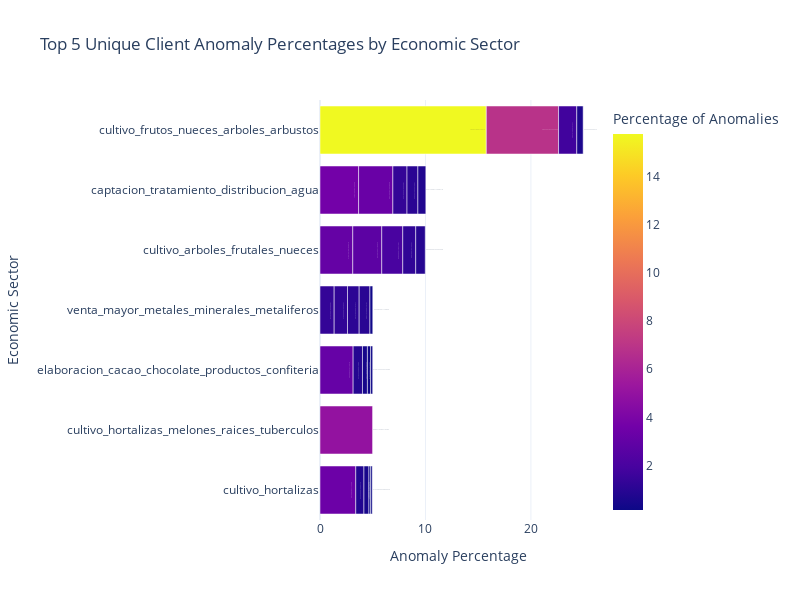

Notebook source saved alongside this figure:
### Markdown cell above
# 8. Example of Visualizations with PLotly Express

### Code cell
import pandas as pd
import plotly.express as px


anomaly_percentage = pd.read_csv('../data/output/porcentaje_anomalias_consolidado.csv')

# Sort the DataFrame first by 'Sector_Economico' and then by 'Porc_sospechosos_sector' in descending order
sorted_df = anomaly_percentage.sort_values(by=['Sector_Economico', 'Porc_sospechosos_sector'], ascending=[True, False])


unique_clients = sorted_df.drop_duplicates(subset=['Sector_Economico', 'ClienteId'])
top_unique_clients = unique_clients.groupby('Sector_Economico').head(5)


fig = px.bar(top_unique_clients, x='Porc_sospechosos_sector', y='Sector_Economico', orientation='h',
             color='Porc_sospechosos_sector', text='Porc_sospechosos_sector',
             title='Top 5 Unique Client Anomaly Percentages by Economic Sector',
             labels={'Porc_sospechosos_sector': 'Percentage of Anomalies', 'Sector_Economico': 'Economic Sector'},
             height=600, width=800, hover_data=['ClienteId'])


fig.update_layout(yaxis={'categoryorder':'total ascending'}, xaxis_title='Anomaly Percentage',
                  yaxis_title='Economic Sector', uniformtext_mode='hide', template='plotly_white')

fig.update_traces(hovertemplate="<b>%{y}</b><br>Percentage: %{x}<br>Client ID: %{customdata[0]}")


fig.show()

### Figure 1 — Plotly figure (JSON) as saved in the notebook; plotly's stock layout.template omitted (floating-point values rounded to 4 significant figures)
{"data": [{"alignmentgroup": "True", "customdata": [[18], [20], [19], [16], [17], [10], [9], [7], [8], [6], [12], [15], [14], [11], [23], [24], [22], [25], [21], [13], [5], [3], [2], [4], [1], [29], [28], [27], [30], [26]], "hovertemplate": "<b>%{y}</b><br>Percentage: %{x}<br>Client ID: %{customdata[0]}", "legendgroup": "", "marker": {"color": [3.661, 3.248, 1.343, 1.031, 0.7518, 3.109, 2.747, 1.992, 1.23, 0.9034, 15.77, 6.852, 1.728, 0.6047, 3.393, 0.7754, 0.4728, 0.1591, 0.1524, 4.986, 3.142, 0.8861, 0.4685, 0.3008, 0.1982, 1.344, 1.263, 1.107, 1.02, 0.2698], "coloraxis": "coloraxis", "pattern": {"shape": ""}}, "name": "", "offsetgroup": "", "orientation": "h", "showlegend": false, "text": [3.661, 3.248, 1.343, 1.031, 0.7518, 3.109, 2.747, 1.992, 1.23, 0.9034, 15.77, 6.852, 1.728, 0.6047, 3.393, 0.7754, 0.4728, 0.1591, 0.1524, 4.986, 3.142, 0.8861, 0.4685, 0.3008, 0.1982, 1.344, 1.263, 1.107, 1.02, 0.2698], "textposition": "auto", "type": "bar", "x": [3.661, 3.248, 1.343, 1.031, 0.7518, 3.109, 2.747, 1.992, 1.23, 0.9034, 15.77, 6.852, 1.728, 0.6047, 3.393, 0.7754, 0.4728, 0.1591, 0.1524, 4.986, 3.142, 0.8861, 0.4685, 0.3008, 0.1982, 1.344, 1.263, 1.107, 1.02, 0.2698], "xaxis": "x", "y": ["captacion_tratamiento_distribucion_agua", "captacion_tratamiento_distribucion_agua", "captacion_tratamiento_distribucion_agua", "captacion_tratamiento_distribucion_agua", "captacion_tratamiento_distribucion_agua", "cultivo_arboles_frutales_nueces", "cultivo_arboles_frutales_nueces", "cultivo_arboles_frutales_nueces", "cultivo_arboles_frutales_nueces", "cultivo_arboles_frutales_nueces", "cultivo_frutos_nueces_arboles_arbustos", "cultivo_frutos_nueces_arboles_arbustos", "cultivo_frutos_nueces_arboles_arbustos", "cultivo_frutos_nueces_arboles_arbustos", "cultivo_hortalizas", "cultivo_hortalizas", "cultivo_hortalizas", "cultivo_hortalizas", "cultivo_hortalizas", "cultivo_hortalizas_melones_raices_tuberculos", "elaboracion_cacao_chocolate_productos_confiteria", "elaboracion_cacao_chocolate_productos_confiteria", "elaboracion_cacao_chocolate_productos_confiteria", "elaboracion_cacao_chocolate_productos_confiteria", "elaboracion_cacao_chocolate_productos_confiteria", "venta_mayor_metales_minerales_metaliferos", "venta_mayor_metales_minerales_metaliferos", "venta_mayor_metales_minerales_metaliferos", "venta_mayor_metales_minerales_metaliferos", "venta_mayor_metales_minerales_metaliferos"], "yaxis": "y"}], "layout": {"barmode": "relative", "coloraxis": {"colorbar": {"title": {"text": "Percentage of Anomalies"}}, "colorscale": [[0, "#0d0887"], [0.1111, "#46039f"], [0.2222, "#7201a8"], [0.3333, "#9c179e"], [0.4444, "#bd3786"], [0.5556, "#d8576b"], [0.6667, "#ed7953"], [0.7778, "#fb9f3a"], [0.8889, "#fdca26"], [1, "#f0f921"]]}, "height": 600, "legend": {"tracegroupgap": 0}, "title": {"text": "Top 5 Unique Client Anomaly Percentages by Economic Sector"}, "uniformtext": {"mode": "hide"}, "width": 800, "xaxis": {"anchor": "y", "domain": [0, 1], "title": {"text": "Anomaly Percentage"}}, "yaxis": {"anchor": "x", "categoryorder": "total ascending", "domain": [0, 1], "title": {"text": "Economic Sector"}}}}
